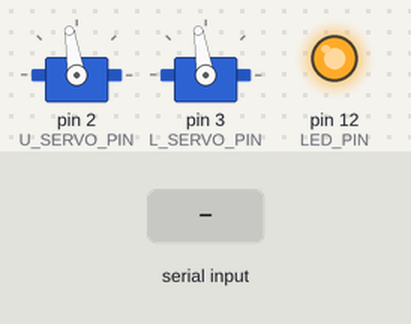
Recording of a sketch running on a simulated Arduino Leonardo, built with avr-gcc and run on an emulated ATmega32U4. Shown: 2 × servo, output pins drawn as LEDs (lit = HIGH). Inputs (shaded band) come from the test bench. Pins used as bus, display or sensor lines are not drawn; what the sketch prints to the serial monitor is not drawn.

Above: at 2.0 s.
2.1 s: "1" received over the second serial link
At 2.55 s:
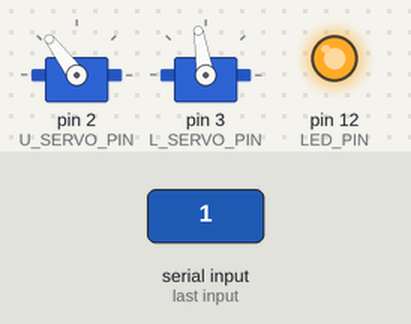
5.1 s: "30,150\n" received over Serial
At 5.55 s:
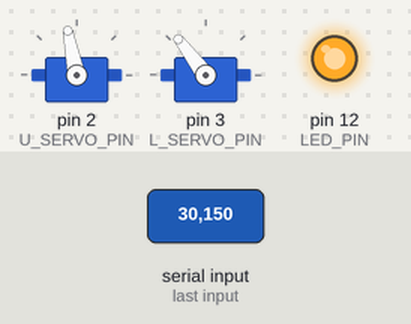
8.1 s: "30,150\n" received over the second serial link
11.1 s: "5\n" received over Serial
At 11.28 s:
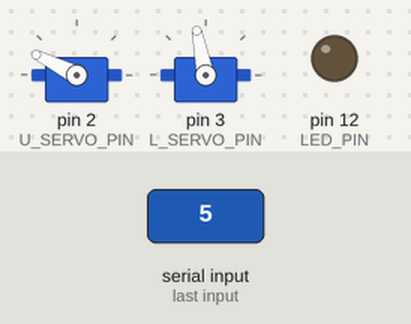
Timing chart, 0 to 13.6 s (numbered marks = the images above; inputs shaded):
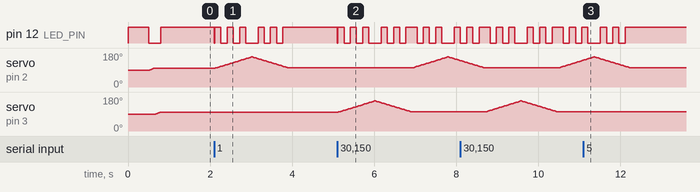

The sketch:

slave.ino
```cpp
// (licence header left out)
#include <SoftwareSerial.h>
#include <Servo.h>

Servo upper_servo;  // create servo object to control a servo
Servo lower_servo;

SoftwareSerial BT(10, 11); // RX, TX

int KEY_PIN = 9; // set mode of the Bluetooth (AT or Pairing mode)
int U_SERVO_PIN = 2;
int L_SERVO_PIN = 3; //TODO connect
int LED_PIN = 12;

int U_ON_POS = 160;
int U_OFF_POS = 100;
int L_ON_POS = 160;
int L_OFF_POS = 100;

int INITIAL_SERVO_DELAY = 15;
int servo_delay = INITIAL_SERVO_DELAY;

// config delay parsing
int tmp_delay;
bool configuring_delay = false;

//enums
const int UPPER = 0;
const int LOWER = 1;
const int MOVE_UPPER = 0x30;         // '0'
const int MOVE_LOWER = 0x31;         // '1'
const int CONFIG_DELAY_START = 0x64; // 'd'
const int CONFIG_DELAY_STOP = 0x73;  // 's'


void setup()
{

  upper_servo.attach(U_SERVO_PIN);
  lower_servo.attach(L_SERVO_PIN);

  // Open serial communications and wait for port to open:
  Serial.begin(9600); // for AT mode
  /*while (!Serial) {
    ; // wait for serial port to connect. Needed for Leonardo only
  }*/

  // set the data rate for HC-05
  BT.begin(9600);

  pinMode(KEY_PIN, OUTPUT);
  pinMode(LED_PIN, OUTPUT);
  digitalWrite(LED_PIN, HIGH);
  digitalWrite(KEY_PIN, HIGH); // AT mode
  //digitalWrite(KEY_PIN, LOW); // Pairing mode

  delay(500);
  move_servo(UPPER, U_OFF_POS);
  move_servo(LOWER, L_OFF_POS);
}


void handle_message(char message){
    if (message == '1'){
      move_servo(UPPER, U_ON_POS);
      move_servo(UPPER, U_OFF_POS);
    } else if (message == '0') {
      move_servo(LOWER, L_ON_POS);
      move_servo(LOWER, L_OFF_POS);
    }
}

void loop()
{
  digitalWrite(LED_PIN, HIGH);
  char t = 0x0;
  if (BT.available()){
    t = BT.read();
    Serial.write(t); // write all on the SerialMonitor what is getting from Bluetooth
  }
  if (Serial.available()){
    t = Serial.read(); // for debugging - handle message from serial as well
  }
  if (t != 0x0) { // got input from either BT/Serial
    if (configuring_delay) {
      if (t == CONFIG_DELAY_STOP) {
        servo_delay = tmp_delay;
        tmp_delay = 0;
        configuring_delay = false;
        Serial.print("\nconfiguring delay: ");
        Serial.print(servo_delay);
      } else {
        tmp_delay *= 10;
        tmp_delay += t - '0';
        Serial.print("\ntmp delay is ");
        Serial.print(tmp_delay);
      }
    } else {
      switch (t) {
        case MOVE_UPPER:
        case MOVE_LOWER:
          handle_message(t);
          break;
        case CONFIG_DELAY_START:
          tmp_delay = 0;
          configuring_delay = true;
          break;
      }
    }
  }
}


void move_servo(int servo_id, int dst_pos){
  Servo * servo;
  int pos;

  if (servo_id == UPPER){
    servo = &upper_servo;
  } else {
    servo = &lower_servo;
  }
  pos = servo->read();
  int diff = pos > dst_pos ? -1 : 1;
  for(; pos != dst_pos; pos += diff)     // goes from cur_pos to dst_pos
  {
    digitalWrite(LED_PIN, pos % 20 < 10 ? HIGH : LOW);
    servo->write(pos);              // tell servo to go to position in variable 'pos'
    delay(servo_delay);                      // waits 15ms for the servo to reach the position
  }

  digitalWrite(LED_PIN, HIGH);
}
```

Measured:
- after the input at 2.1 s, servo on pin 2 (U_SERVO_PIN): rises from 99° to 159° in 0.88 s, then falls to 101° in 0.91 s
- after the input at 5.1 s, servo on pin 2 (U_SERVO_PIN): rises from 101° to 159° in 0.84 s, then falls to 140° in 0.30 s; servo on pin 3 (L_SERVO_PIN): rises from 99° to 159° in 0.88 s, then falls to 101° in 0.91 s
- after the input at 11.1 s, pin 12 (LED_PIN): goes on until 12.1 s, then stays HIGH; servo on pin 3 (L_SERVO_PIN): stays 101° (without the input it goes to 103° after 1.2 s)
